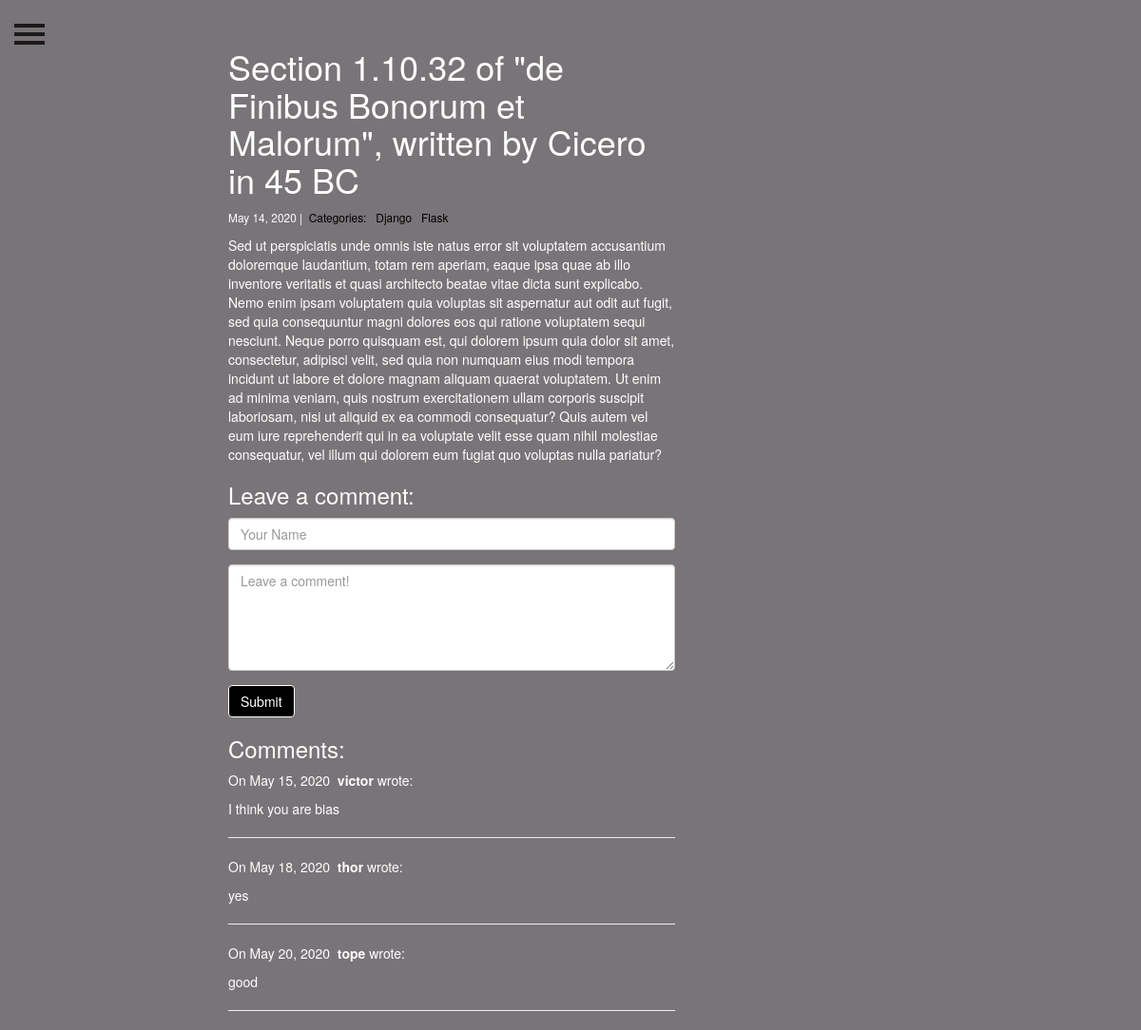
The app's page /blog/2/ with its own data.
### veekblog/models.py (models this page shows, shortened)
class Post(models.Model):
    title = models.CharField(max_length=250)
    body = models.TextField()
    date_created = models.DateTimeField(auto_now_add=True)
    date_modifield = models.DateTimeField(auto_now=True)
    categories = models.ManyToManyField('Category', related_name='posts')

class Category(models.Model):
    name = models.CharField(max_length=20)

class Comment(models.Model):
    author = models.CharField(max_length=50)
    body = models.TextField()
    date_created = models.DateTimeField(auto_now_add=True)
    post = models.ForeignKey('Post', on_delete=models.CASCADE)

### veekblog/views.py (the view, shortened to what this page needs)
# urls.py: path("<int:pk>/", views.blog_detail, name="blog_detail"),
def blog_detail(request, pk):
    post = Post.objects.get(pk=pk)
    form = CommentForm()
    comments = Comment.objects.filter(post=post)
    context = {
        "post": post,
        "comments": comments,
        "form": form,
    }
    return render(request, "blog_detail.html", context)

### veekblog/forms.py
class CommentForm(forms.Form):
    author = forms.CharField(
        max_length=50,
        widget=forms.TextInput(attrs={
            "class": "form-control",
            "placeholder": "Your Name"
        })
    )
    body = forms.CharField(widget=forms.Textarea(
        attrs={
            "class": "form-control",
            "placeholder": "Leave a comment!",
            'style': 'height: 8em;'
        })
    )

### veekblog/templates/blog_detail.html (shortened to what this page needs)
{% extends "base.html" %}
{% block page_content %}
<div class="col-md-8 offset-md-2">
    <h1>{{ post.title }}</h1>
    <small>
        {{ post.date_created.date }} |&nbsp;
        <a id="link" href="{% url 'blog_category' 'all'%}" >Categories:</a>
        {% for category in post.categories.all %}
        <a id="link" href="{% url 'blog_category' category.name %}">
            {{ category.name }}
        </a>&nbsp;
        {% endfor %}
    </small>
    <p>{{ post.body | linebreaks }}</p>
    <h3>Leave a comment:</h3>
    <form action="/blog/{{ post.pk }}/" method="post">
        <div class="form-group">
            {{ form.author }}
        </div>
        <div  class="form-group">
            {{ form.body }}
        </div>
        <button type="submit" class="btn btn-primary">Submit</button>
    </form>
    <h3>Comments:</h3>
    {% for comment in comments %}
    <p>
        On {{comment.date_created.date }}&nbsp;
        <b>{{ comment.author }}</b> wrote:
    </p>
    <p>{{ comment.body }}</p>
    <hr>
    {% endfor %}
</div>
{% endblock %}

### veekprojects/static/css/base.css (style rules this page uses)
body { position: relative; overflow-x: hidden; }
body, html { height: 100%; }
.btn-primary { color:#fff; background-color: black!important; border-color: white !important; }
#link { color: black !important; }

### records on screen
Post: title "Section 1.10.32 of \"de Finibus Bonorum et Malorum\", written by Cicero in 45 BC", date_created "May 14, 2020", body "Sed ut perspiciatis unde omnis iste natus error sit voluptatem accusantium doloremque laudantium, totam rem aperiam, eaque ipsa quae ab illo inventore veritatis et quasi architecto beatae vitae dicta sunt explicabo. Nemo enim ipsam voluptatem quia voluptas sit aspernatur aut odit aut fugit, sed quia consequuntur magni dolores eos qui ratione voluptatem sequi nesciunt. Neque porro quisquam est, qui dolorem ipsum quia dolor sit amet, consectetur, adipisci velit, sed quia non numquam eius modi tempora incidunt ut labore et dolore magnam aliquam quaerat voluptatem. Ut enim ad minima veniam, quis nostrum exercitationem ullam corporis suscipit laboriosam, nisi ut aliquid ex ea commodi…"
Category: name "Django"
Category: name "Flask"
Comment: date_created "May 15, 2020", author "victor", body "I think you are bias"
Comment: date_created "May 18, 2020", author "thor", body "yes"
Comment: date_created "May 20, 2020", author "tope", body "good"
